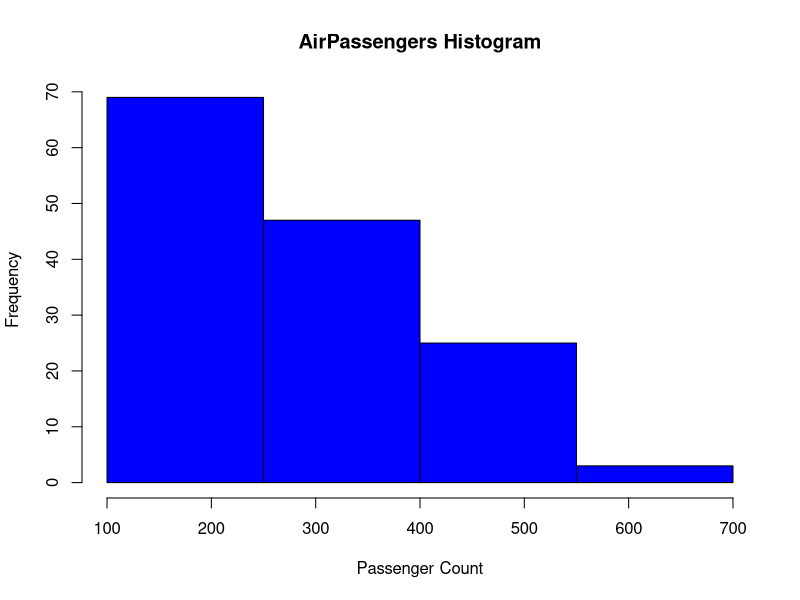

The R source for this figure:
library(datasets)
data("AirPassengers")
hist(AirPassengers, 
     breaks = seq(100, 700, by = 150),
     main = "AirPassengers Histogram",
     xlab = "Passenger Count",
     ylab = "Frequency",
     col = "blue",
     border = "black")
